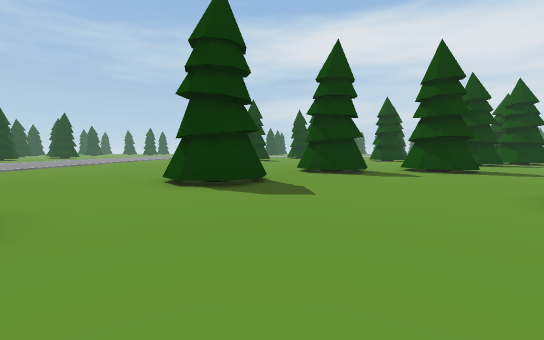
View 1 (above)

16 first-person views from a walk through a scene from a Unity 3-D project. The camera is 1.2 m above the floor, tilts 4° down and sees 90° across. The floor is counted in squares, 2 m on a side. Each view is taken from the middle of a square. On the plan, view 1 faces up. The plan holds only what a view shows up to about 9 squares ahead; the rest is blank. The place goes on beyond the plan. The player character is not drawn.

View 2
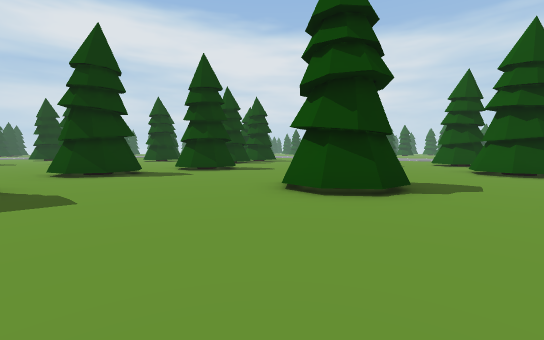

View 3
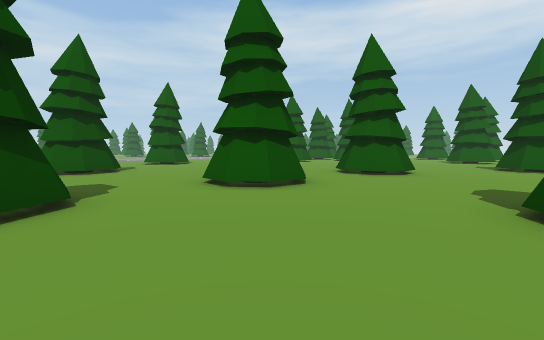

View 4
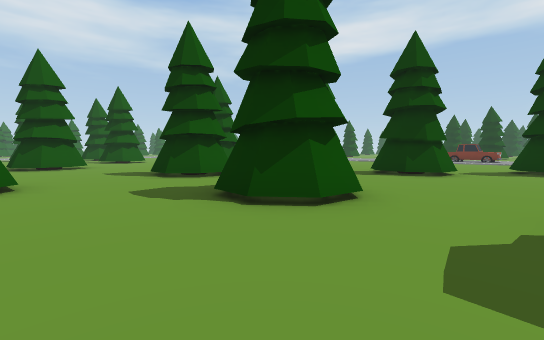

View 5
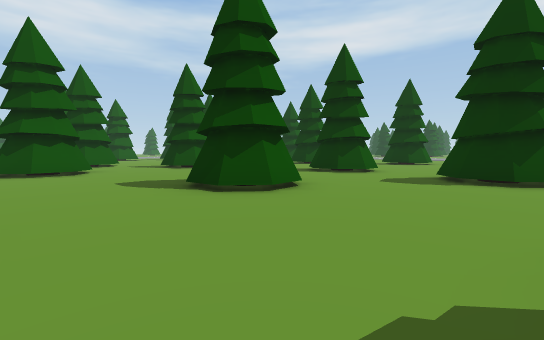

View 6
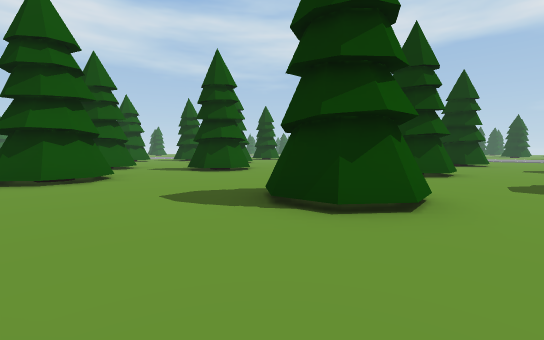

View 7
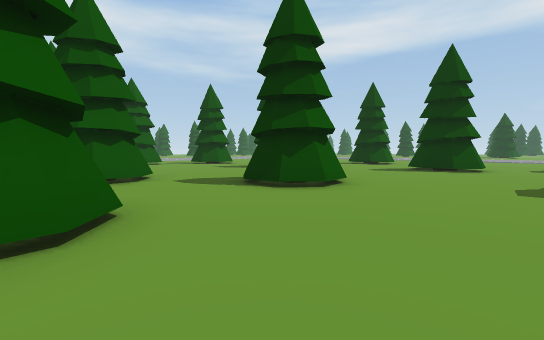

View 8
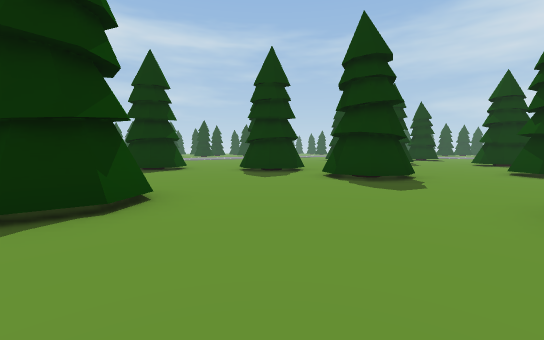

View 9
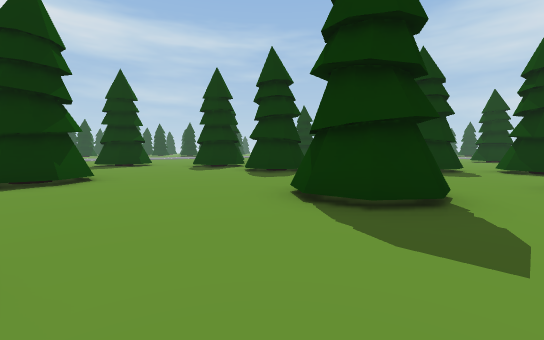

View 10
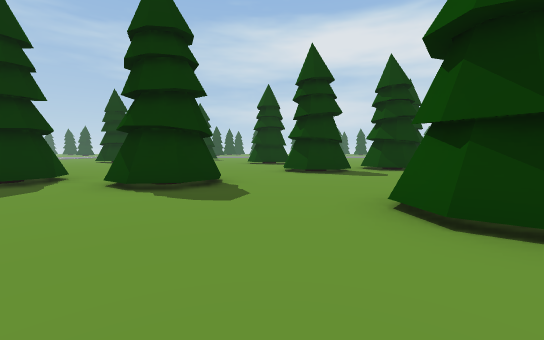

View 11
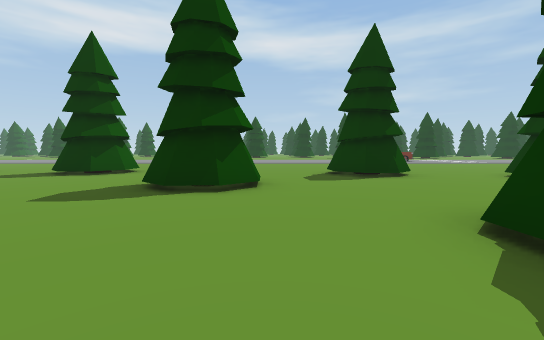

View 12
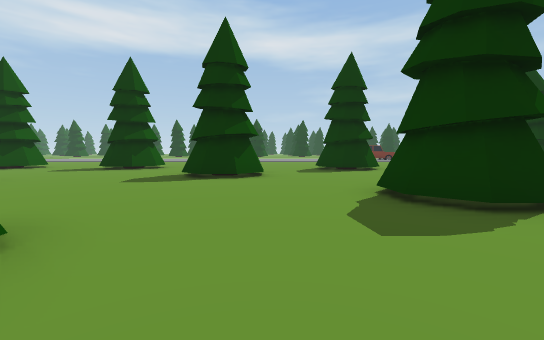

View 13
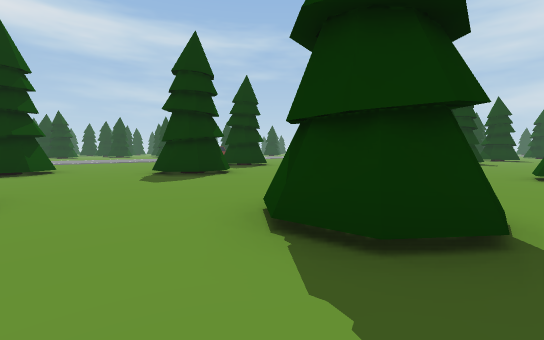

View 14
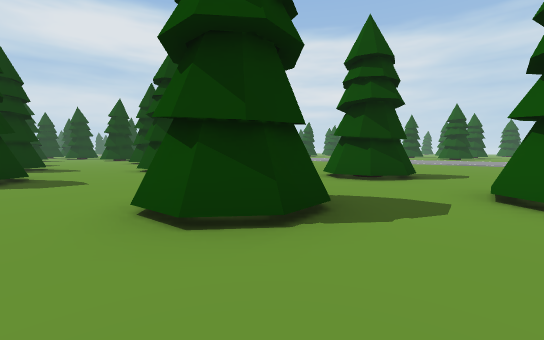

View 15
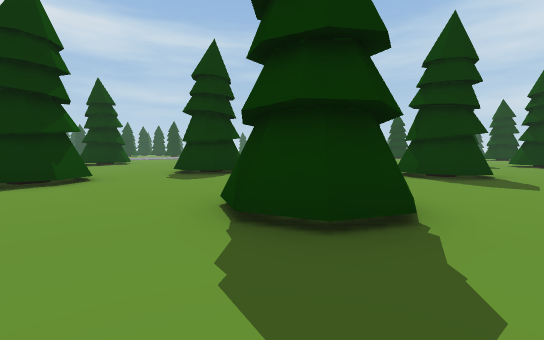

View 16
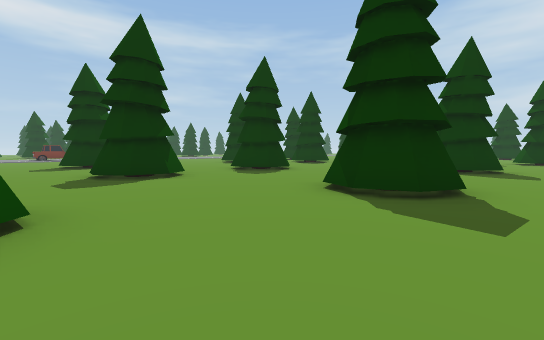

### Floor plan
Key: @ floor where view 1 was taken; # wall or solid block; x gap in a wall; . floor; / step, stairs or slope.
Columns run from 8 left of view 1 to 11 right of it. Each row starts with its distance up from view 1.
 13               .. ..
 12         ..   ... #x#
 11         ...  ...##.#
 10         ....  ......
  9 .....   ..#..#/.....
  8 ......  .##//#/.....
  7  .....  ../../......
  6   .... #.........##.
  5    ...##.........##.
  4     ................
  3      .......#.......
  2       ......#.......
  1      #...........##.
  0     ....@........##.
 -1     ...##...#.......
 -2     ...##...#.......
 -3     ................
 -4      ...........#...
 -5       #....##..##...
 -6      ##....##.......
 -7     ................
 -8     ................
 -9        .##..........
-10      ...#....##...##
-11     .........##.....
-12     ................
-13      ##.........##

Positions as (right, up) in squares from view 1, and headings:
1: (0, 0), facing up
2: (0, 0), facing up-right
3: (0, 2), facing down-right
4: (7, 1), facing down-left
5: (11, -1), facing down-left
6: (11, -3), facing down-left
7: (10, -7), facing down-left
8: (8, 2), facing up-left
9: (11, 2), facing up-left
10: (7, 3), facing up
11: (5, -8), facing left
12: (7, -8), facing left
13: (7, -13), facing up-left
14: (4, -13), facing up-right
15: (11, -2), facing up-left
16: (11, -4), facing up-left
